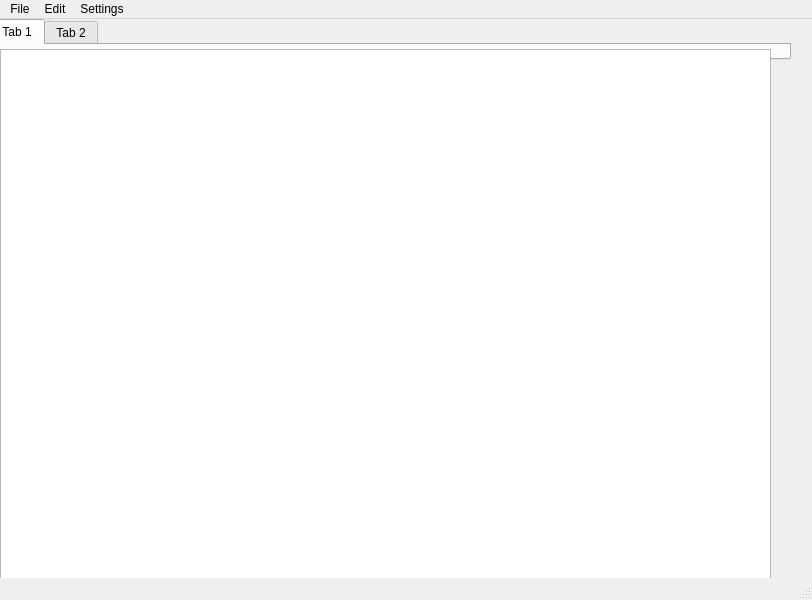
<?xml version="1.0" encoding="UTF-8"?>
<ui version="4.0">
 <class>MainWindow</class>
 <widget class="QMainWindow" name="MainWindow">
  <property name="geometry">
   <rect>
    <x>0</x>
    <y>0</y>
    <width>812</width>
    <height>600</height>
   </rect>
  </property>
  <property name="windowTitle">
   <string>MainWindow</string>
  </property>
  <widget class="QWidget" name="centralwidget">
   <widget class="QGroupBox" name="groupBox">
    <property name="geometry">
     <rect>
      <x>-300</x>
      <y>-30</y>
      <width>351</width>
      <height>71</height>
     </rect>
    </property>
    <property name="title">
     <string>GroupBox</string>
    </property>
   </widget>
   <widget class="QTabWidget" name="tabwidget">
    <property name="geometry">
     <rect>
      <x>-10</x>
      <y>0</y>
      <width>801</width>
      <height>41</height>
     </rect>
    </property>
    <property name="cursor">
     <cursorShape>PointingHandCursor</cursorShape>
    </property>
    <property name="currentIndex">
     <number>0</number>
    </property>
    <widget class="QWidget" name="tab">
     <attribute name="title">
      <string>Tab 1</string>
     </attribute>
    </widget>
    <widget class="QWidget" name="tab_2">
     <attribute name="title">
      <string>Tab 2</string>
     </attribute>
    </widget>
   </widget>
   <widget class="QTextEdit" name="textEdit">
    <property name="geometry">
     <rect>
      <x>0</x>
      <y>30</y>
      <width>771</width>
      <height>531</height>
     </rect>
    </property>
   </widget>
  </widget>
  <widget class="QMenuBar" name="menubar">
   <property name="geometry">
    <rect>
     <x>0</x>
     <y>0</y>
     <width>812</width>
     <height>37</height>
    </rect>
   </property>
   <widget class="QMenu" name="menuFile">
    <property name="title">
     <string>File</string>
    </property>
    <addaction name="actionNew"/>
    <addaction name="actionOpen"/>
    <addaction name="actionSave"/>
    <addaction name="actionSave_as"/>
   </widget>
   <widget class="QMenu" name="menuEdit">
    <property name="title">
     <string>Edit</string>
    </property>
   </widget>
   <widget class="QMenu" name="menuSettings">
    <property name="title">
     <string>Settings</string>
    </property>
   </widget>
   <addaction name="menuFile"/>
   <addaction name="menuEdit"/>
   <addaction name="menuSettings"/>
  </widget>
  <widget class="QStatusBar" name="statusbar"/>
  <action name="actionNew">
   <property name="text">
    <string>New</string>
   </property>
  </action>
  <action name="actionOpen">
   <property name="text">
    <string>Open</string>
   </property>
  </action>
  <action name="actionHelp">
   <property name="text">
    <string>Help</string>
   </property>
  </action>
  <action name="actionSave">
   <property name="text">
    <string>Save..</string>
   </property>
  </action>
  <action name="actionSave_as">
   <property name="text">
    <string>Save as..</string>
   </property>
  </action>
 </widget>
 <resources/>
 <connections/>
</ui>
